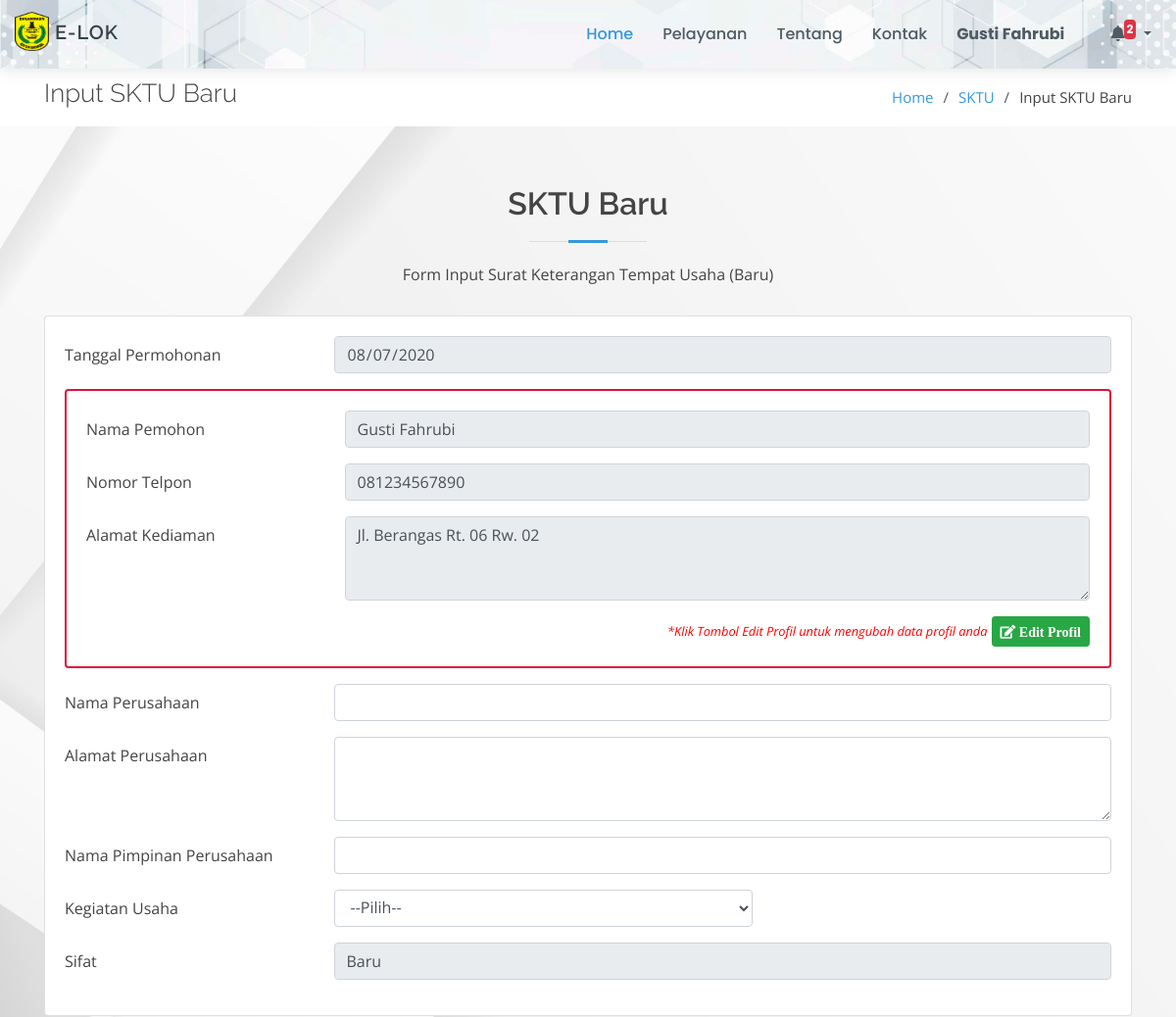
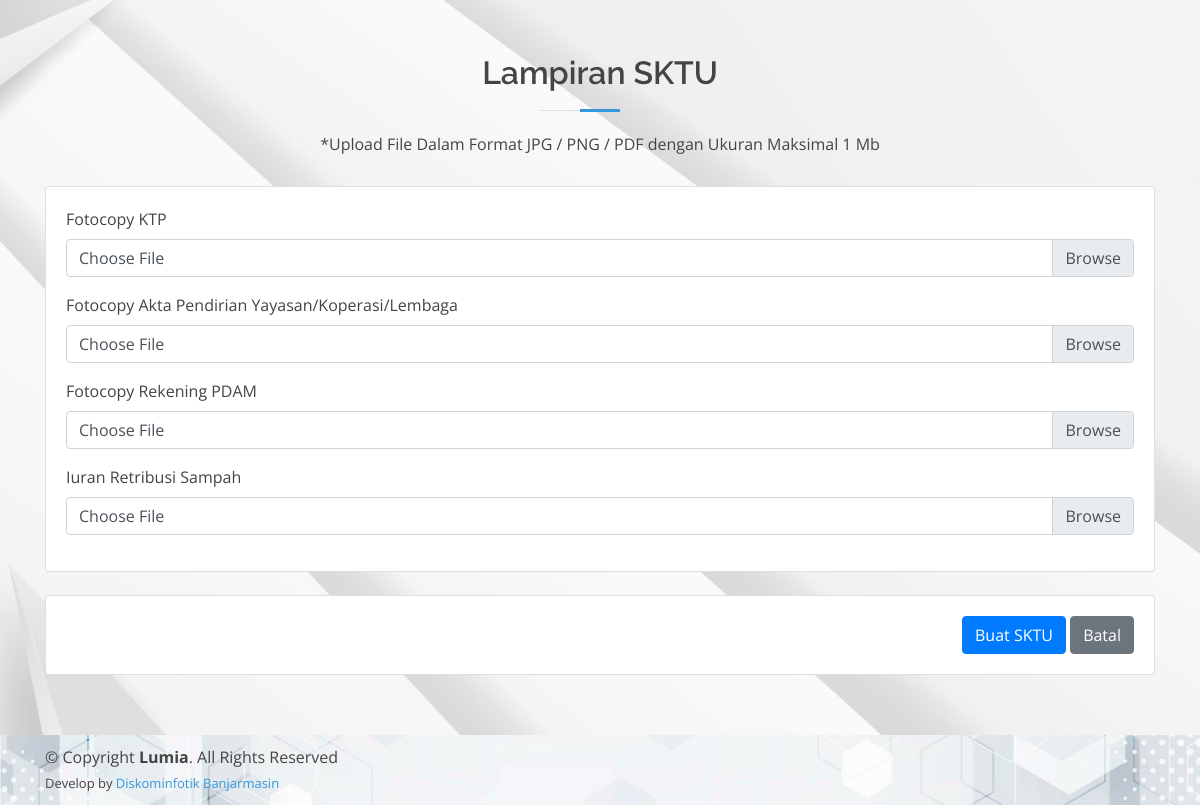
Screenshot of /page/sktu/input-sktu-baru (signed in) with the database file from the repository (2 pictures, top to bottom).
### tables this page shows
CREATE TABLE `masyarakat` (
  `id_masyarakat` int(11) NOT NULL,
  `nama` varchar(50) NOT NULL,
  `nik` int(25) NOT NULL,
  `tempat_lahir` varchar(50) NOT NULL,
  `tgl_lahir` date NOT NULL,
  `jk` varchar(12) NOT NULL,
  `agama` varchar(20) NOT NULL,
  `telpon` varchar(13) NOT NULL,
  `alamat` text NOT NULL,
  `password` text NOT NULL
);

CREATE TABLE `lampiran_sktu` (
  `id_lampiran` int(11) NOT NULL,
  `nama_lampiran` text NOT NULL,
  `keterangan` varchar(30) NOT NULL
);

### config/config.php (called while the page is built, shortened)
<?php
function base_url($url = null)
{
	$base_url = "http://localhost/layanan-kecamatan";
	if ($url != null) {
		return $base_url . "/" . $url;
	} else {
		return $base_url;
	}
}

### page/sktu/input-sktu-baru.php (the view, shortened to what this page needs)
<!DOCTYPE html>
<html lang="en">
<?php
include_once "../../config/config.php";
include_once "../../template/ui/head.php";
$idm      = $_SESSION['id_masyarakat'];
$data_mas = $koneksi->query("SELECT * FROM masyarakat WHERE id_masyarakat = '$idm'")->fetch_array();
?>
<body>
    <?php include_once "../../template/ui/header.php"; ?>
    <main id="main">
        <section id="breadcrumbs" class="breadcrumbs">
            <div class="container">
                <div class="d-flex justify-content-between align-items-center">
                    <h2>Input SKTU Baru</h2>
                    <ol>
                        <li><a href="<?= base_url(); ?>">Home</a></li>
                        <li><a href="<?= base_url('page/sktu'); ?>">SKTU</a></li>
                        <li>Input SKTU Baru</li>
                    </ol>
                </div>
            </div>
        </section>
        <section id="services" class="services graform">
            <div class="container">
                <div class="section-title">
                    <h2>SKTU Baru</h2>
                    <p>Form Input Surat Keterangan Tempat Usaha (Baru)</p>
                </div>
                <form action="" method="POST" enctype="multipart/form-data">
                    <div class="row">
                        <div class="col-md-12">
                            <div class="card">
                                <div class="card-body">
                                    <div class="form-group row">
                                        <label for="tgl" class="col-sm-3 col-form-label">Tanggal Permohonan</label>
                                        <div class="col-sm-9">
                                            <input type="date" class="form-control" id="tgl" name="tgl" value="<?= date('Y-m-d'); ?>" required readonly>
                                        </div>
                                    </div>
                                    <div class="card mb-3" style="border: 2px solid crimson;">
                                        <div class="card-body">
                                            <div class="form-group row">
                                                <label for="nama_pemohon" class="col-sm-3 col-form-label">Nama Pemohon</label>
                                                <div class="col-sm-9">
                                                    <input type="text" class="form-control" id="nama_pemohon" name="nama_pemohon" value="<?= $data_mas['nama']; ?>" required readonly>
                                                </div>
                                            </div>
                                            <div class="form-group row">
                                                <label for="no_telp" class="col-sm-3 col-form-label">Nomor Telpon</label>
                                                <div class="col-sm-9">
                                                    <input type="text" class="form-control" id="no_telp" name="no_telp" onkeypress="return Angkasaja(event)" value="<?= $data_mas['telpon']; ?>" required readonly>
                                                </div>
                                            </div>
                                            <div class="form-group row">
                                                <label for="alamat_kediaman" class="col-sm-3 col-form-label">Alamat Kediaman</label>
                                                <div class="col-sm-9">
                                                    <textarea class="form-control" name="alamat_kediaman" id="alamat_kediaman" rows="3" required readonly><?= $data_mas['alamat']; ?></textarea>
                                                </div>
                                            </div>
                                            <div class="justify-content-between text-right" style="color: red; font-style: italic;">
                                                <small>*Klik Tombol Edit Profil untuk mengubah data profil anda</small> <a href="<?= base_url('profil') ?>" class="btn btn-success btn-sm"><i class="fa fa-edit"> Edit Profil</i></a>
                                            </div>
                                        </div>
                                    </div>
                                    <div class="form-group row">
                                        <label for="nama_perusahaan" class="col-sm-3 col-form-label">Nama Perusahaan</label>
                                        <div class="col-sm-9">
                                            <input type="text" class="form-control" id="nama_perusahaan" name="nama_perusahaan" required>
                                        </div>
                                    </div>
                                    <div class="form-group row">
                                        <label for="alamat_perusahaan" class="col-sm-3 col-form-label">Alamat Perusahaan</label>
                                        <div class="col-sm-9">
                                            <textarea class="form-control" name="alamat_perusahaan" id="alamat_perusahaan" rows="3" required></textarea>
                                        </div>
                                    </div>
                                    <div class="form-group row">
                                        <label for="nama_pimpinan_perusahaan" class="col-sm-3 col-form-label">Nama Pimpinan Perusahaan</label>
                                        <div class="col-sm-9">
                                            <input type="text" class="form-control" id="nama_pimpinan_perusahaan" name="nama_pimpinan_perusahaan" required>
                                        </div>
                                    </div>
                                    <div class="form-group row">
                                        <label for="kegiatan_usaha" class="col-sm-3 col-form-label">Kegiatan Usaha</label>
                                        <div class="col-sm-5">
                                            <select class="form-control" name="kegiatan_usaha" id="kegiatan_usaha" required>
                                                <option value="">--Pilih--</option>
                                            </select>
                                        </div>
                                    </div>
                                    <div class="form-group row">
                                        <label for="sifat" class="col-sm-3 col-form-label">Sifat</label>
                                        <div class="col-sm-9">
                                            <input type="text" class="form-control" name="sifat" value="Baru" readonly require>
                                        </div>
                                    </div>
                                </div>
                            </div>
                        </div>
                    </div>
                    <div class="section-title" style="margin-top: 5%;">
                        <h2>Lampiran SKTU</h2>
                        <p>*Upload File Dalam Format JPG / PNG / PDF dengan Ukuran Maksimal 1 Mb</p>
                    </div>
                    <div class="row">
                        <div class="col-md-12">
                            <div class="card">
                                <div class="card-body">
                                    <?php
                                    $datalampiran = $koneksi->query("SELECT * FROM lampiran_sktu WHERE keterangan LIKE '%Baru%' ORDER BY id_lampiran ASC");
                                    foreach ($datalampiran as $lampiran) {
                                    ?>
                                        <div class="form-group">
                                            <label><?= $lampiran['nama_lampiran'] ?></label>
                                            <div class="custom-file">
                                                <label class="custom-file-label">Choose File</label>
                                            </div>
                                        </div>
                                    <?php } ?>
                                </div>
                            </div>
                        </div>
                        <div class="col-md-12" style="margin-top: 2%; text-align: right;">
                            <div class="card">
                                <div class="card-body">
                                    <button type="button" id="submit" class="btn btn-primary">Buat SKTU</button>
                                    <a href="<?= base_url('page/sktu') ?>" class="btn btn-secondary">Batal</a>
                                </div>
                            </div>
                        </div>
                    </div>
                </form>
            </div>
        </section>
    </main>
    <?php include_once "../../template/ui/footer.php"; ?>
</body>
</html>

### assets/ui/assets/css/style.css (style rules this page uses)
body { font-family: "Open Sans", sans-serif; color: #444444; }
a { color: #3498db; }
h1, h2, h3, h4, h5, h6 { font-family: "Raleway", sans-serif; }
section { padding: 60px 0; }
.section-title { text-align: center; padding-bottom: 30px; }
.section-title h2 { font-size: 32px; font-weight: 600; margin-bottom: 20px; padding-bottom: 20px; position: relative; }
.section-title h2::before { content: ''; position: absolute; display: block; width: 120px; height: 1px; background: #ddd; bottom: 1px; left: calc(50% - 60px); }
.section-title h2::after { content: ''; position: absolute; display: block; width: 40px; height: 3px; background: #3498db; bottom: 0; left: calc(50% - 20px); }
.section-title p { margin-bottom: 0; }
.breadcrumbs { padding: 10px 0; margin-top: 70px; background-color: #fff; }
.breadcrumbs h2 { font-size: 26px; font-weight: 300; }
.breadcrumbs ol { display: flex; flex-wrap: wrap; list-style: none; padding: 0; margin: 0; font-size: 15px; }
.breadcrumbs ol li+li { padding-left: 10px; }
.breadcrumbs ol li+li::before { display: inline-block; padding-right: 10px; color: #4f5a62; content: "/"; }
.graform { background: url('../../../bg-cover/putih2.jpg') center center no-repeat; background-size: cover; position: relative; }

### rows the page displays
masyarakat: nama_pemohon "Gusti Fahrubi", no_telp "081234567890", alamat_kediaman "Jl. Berangas Rt. 06 Rw. 02"
lampiran_sktu: nama_lampiran "Fotocopy KTP"
lampiran_sktu: nama_lampiran "Fotocopy Akta Pendirian Yayasan/Koperasi/Lembaga"
lampiran_sktu: nama_lampiran "Fotocopy Rekening PDAM"
lampiran_sktu: nama_lampiran "Iuran Retribusi Sampah"

### other values shown
$_SESSION['nama'] "Gusti Fahrubi"
$jmltotal "2"
